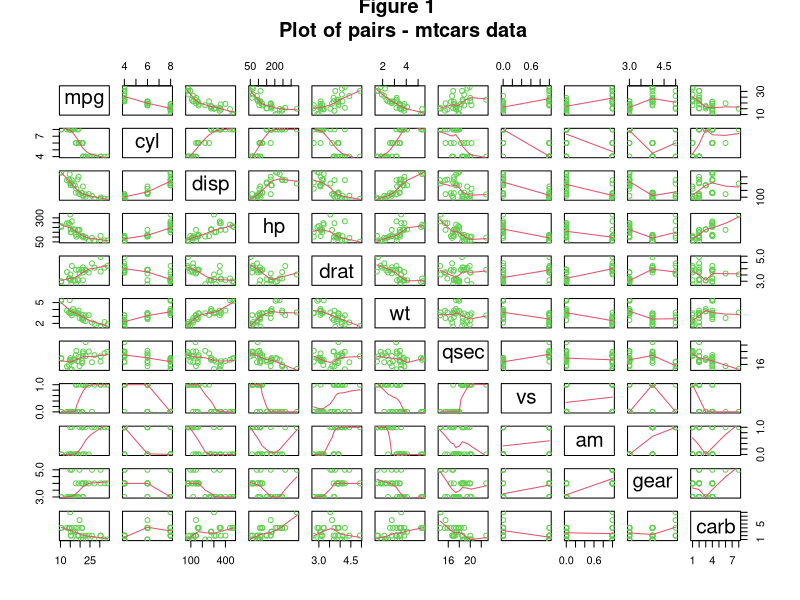
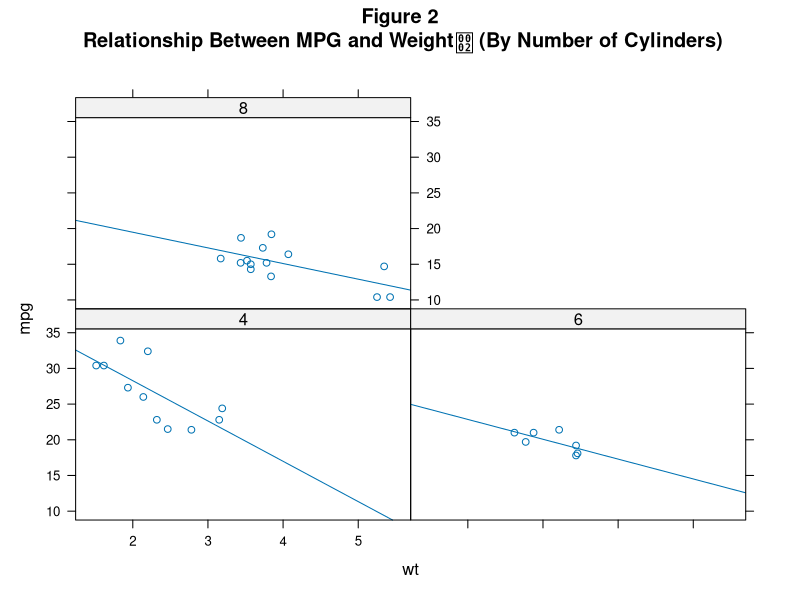
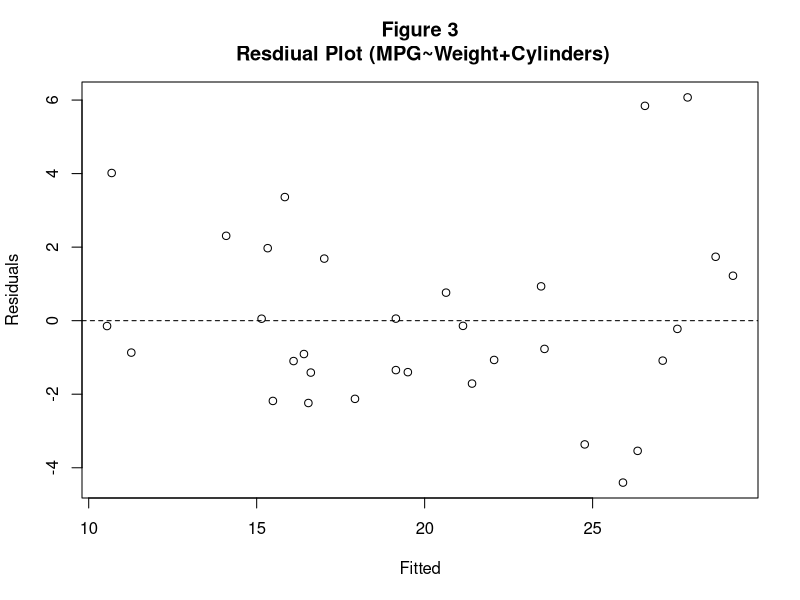

Source code (R) for these figures, in order:
## ---- chunk 1
pairs(mtcars, panel=panel.smooth, main="Figure 1 \n Plot of pairs - mtcars data", col=3)
## ---- chunk 2
library(lattice)
xyplot(mpg~wt|factor(cyl), data=mtcars, type=c("p", "r"), main="Figure 2\n Relationship Between MPG and Weight\2 (By Number of Cylinders)")
## ---- chunk 3
plot(fitted(lm(mpg~wt+cyl+disp, data=mtcars)), resid(lm(mpg~wt+cyl+disp, data=mtcars)), main="Figure 3\n Resdiual Plot (MPG~Weight+Cylinders)", xlab="Fitted", ylab="Residuals")
abline(h=0, lty=2)
